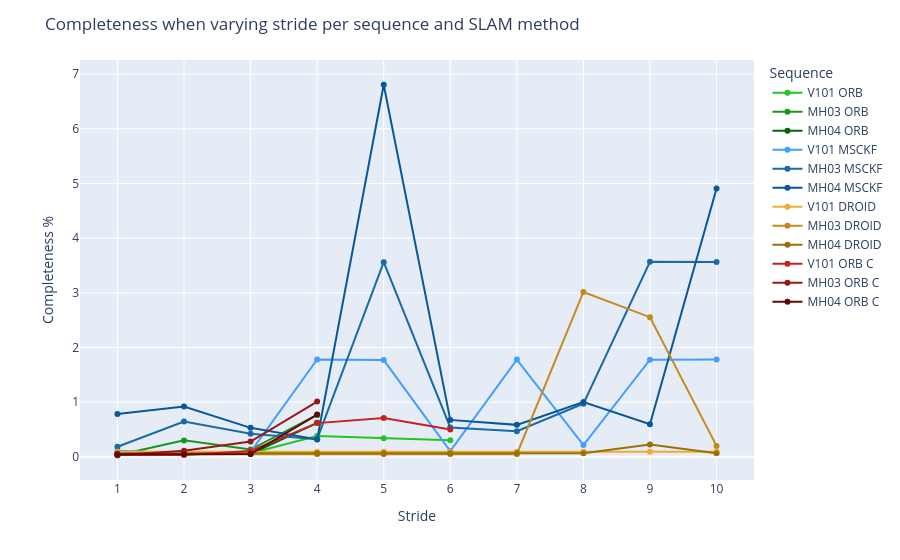

This figure's notebook cell:
### Code cell
orb_slam3_stride = np.loadtxt('Outputs/ORB_stride.txt', delimiter=',', dtype=str)
orb_slam3_stride_corr = np.loadtxt('Outputs/ORB_stride_corrected.txt', delimiter=',', dtype=str)
stereo_msckf_stride = np.loadtxt('Outputs/MSCKF_stride.txt', delimiter=',', dtype=str)
droid_stride = np.loadtxt('Outputs/DROID_stride.txt', delimiter=',', dtype=str)

df = pd.DataFrame()
targets = {" ORB": orb_slam3_stride, " DROID": droid_stride, " MSCKF": stereo_msckf_stride }

for i in range(0, 150, 15):
  for key, value in targets.items():
    start = int(2 * i / 5 if key == " MSCKF" else i)
    stop = int(start + 6 if key == " MSCKF" else start + 15)
    #print(f"Processing {key} from index {start} to {stop}")
    df_temp = pd.DataFrame(value[start:stop, :], columns=["Date", "Sequence", "Raw ATE", "Scale", "RMS ATE", "Compared", "fps", "duration"])
    df_temp["Sequence"] = df_temp["Sequence"].apply(lambda x: x.split("_")[0] + key)
    stride = (i // 15) + 1
    df_temp["Stride"] = stride
    df_temp["Compared"] = df_temp["Compared"].astype(float)
    df_temp["Complete"] = df_temp["Compared"] * 10 if key == " DROID" else 100 * df_temp["Compared"] / (10 / stride)
    
    df_temp["fps"] = df_temp["fps"].astype(float)
    df_temp["fps"] = df_temp["fps"] * (float(stride) if key != " DROID" else 1.0)
    
    #print(10 / stride)

    df = pd.concat([df, df_temp], ignore_index=True)

df["RMS ATE"] = df["RMS ATE"].astype(float)



agg = (
    df.groupby(["Sequence", "Stride"])
    .agg(completeness_mean=("Complete", "mean"), mean=("RMS ATE", "mean"))
    .reset_index()
)

"""
agg = (
    df.groupby(["Sequence", "Stride"])["RMS ATE"]
    .agg(
        median="median",
        q1=lambda x: x.quantile(0.25),
        q3=lambda x: x.quantile(0.75)
    )
    .reset_index()
)

agg["err_plus"] = agg["q3"] - agg["median"]
agg["err_minus"] = agg["median"] - agg["q1"]

"""
agg.loc[agg["completeness_mean"] <= 80, "mean"] = np.nan

fig = px.line(
    agg,
    x="Stride",
    y="mean",
    color="Sequence",
    markers=True,
    color_discrete_map={
  "V101 ORB": "#21c626", 
  "MH03 ORB": "#18971C",
  "MH04 ORB": "#07630A",
  "V101 MSCKF": "#429eff",
  "MH03 MSCKF": "#176BA6",
  "MH04 MSCKF": "#09579B",
  "V101 DROID": "#f0ac2f",
  "MH03 DROID": "#C38B1D",
  "MH04 DROID": "#987107",
  "V101 ORB C": "#c62121", 
  "MH03 ORB C": "#971818",
  "MH04 ORB C": "#630707",
}
)

fig.update_layout(
    yaxis_title="Completeness %",
    title="Completeness when varying stride per sequence and SLAM method"
)
fig.update_xaxes(dtick=1)
# Sort the legend order to be correct
cat_order = ["V101 ORB", "MH03 ORB", "MH04 ORB", "V101 MSCKF", "MH03 MSCKF", "MH04 MSCKF", "V101 DROID", "MH03 DROID", "MH04 DROID", "V101 ORB C", "MH03 ORB C", "MH04 ORB C"]
fig.data = tuple(sorted(fig.data, key=lambda t: int(cat_order.index(t.name))))

fig.show()

### Figure 1 — Plotly figure (JSON) as saved in the notebook; plotly's stock layout.template omitted (floating-point values rounded to 4 significant figures)
{"data": [{"hovertemplate": "Sequence=V101 ORB<br>Stride=%{x}<br>mean=%{y}<extra></extra>", "legendgroup": "V101 ORB", "line": {"color": "#21c626", "dash": "solid"}, "marker": {"symbol": "circle"}, "mode": "lines+markers", "name": "V101 ORB", "orientation": "v", "showlegend": true, "type": "scatter", "x": [1, 2, 3, 4, 5, 6, 7, 8, 9, 10], "xaxis": "x", "y": [0.03353, 0.05159, 0.06685, 0.38, 0.3408, 0.3022, null, null, null, null], "yaxis": "y"}, {"hovertemplate": "Sequence=MH03 ORB<br>Stride=%{x}<br>mean=%{y}<extra></extra>", "legendgroup": "MH03 ORB", "line": {"color": "#18971C", "dash": "solid"}, "marker": {"symbol": "circle"}, "mode": "lines+markers", "name": "MH03 ORB", "orientation": "v", "showlegend": true, "type": "scatter", "x": [1, 2, 3, 4, 5, 6, 7, 8, 9, 10], "xaxis": "x", "y": [0.02868, 0.3007, 0.1333, 0.7658, null, null, null, null, null, null], "yaxis": "y"}, {"hovertemplate": "Sequence=MH04 ORB<br>Stride=%{x}<br>mean=%{y}<extra></extra>", "legendgroup": "MH04 ORB", "line": {"color": "#07630A", "dash": "solid"}, "marker": {"symbol": "circle"}, "mode": "lines+markers", "name": "MH04 ORB", "orientation": "v", "showlegend": true, "type": "scatter", "x": [1, 2, 3, 4, 5, 6, 7, 8, 9, 10], "xaxis": "x", "y": [0.04523, 0.04784, 0.05232, 0.6224, null, null, null, null, null, null], "yaxis": "y"}, {"hovertemplate": "Sequence=V101 MSCKF<br>Stride=%{x}<br>mean=%{y}<extra></extra>", "legendgroup": "V101 MSCKF", "line": {"color": "#429eff", "dash": "solid"}, "marker": {"symbol": "circle"}, "mode": "lines+markers", "name": "V101 MSCKF", "orientation": "v", "showlegend": true, "type": "scatter", "x": [1, 2, 3, 4, 5, 6, 7, 8, 9, 10], "xaxis": "x", "y": [0.1125, 0.0659, 0.08703, 1.78, 1.769, 0.1044, 1.778, 0.2161, 1.776, 1.78], "yaxis": "y"}, {"hovertemplate": "Sequence=MH03 MSCKF<br>Stride=%{x}<br>mean=%{y}<extra></extra>", "legendgroup": "MH03 MSCKF", "line": {"color": "#176BA6", "dash": "solid"}, "marker": {"symbol": "circle"}, "mode": "lines+markers", "name": "MH03 MSCKF", "orientation": "v", "showlegend": true, "type": "scatter", "x": [1, 2, 3, 4, 5, 6, 7, 8, 9, 10], "xaxis": "x", "y": [0.1839, 0.6441, 0.4203, 0.3218, 3.56, 0.5367, 0.469, 0.9705, 3.568, 3.564], "yaxis": "y"}, {"hovertemplate": "Sequence=MH04 MSCKF<br>Stride=%{x}<br>mean=%{y}<extra></extra>", "legendgroup": "MH04 MSCKF", "line": {"color": "#09579B", "dash": "solid"}, "marker": {"symbol": "circle"}, "mode": "lines+markers", "name": "MH04 MSCKF", "orientation": "v", "showlegend": true, "type": "scatter", "x": [1, 2, 3, 4, 5, 6, 7, 8, 9, 10], "xaxis": "x", "y": [0.7814, 0.9206, 0.5296, 0.319, 6.805, 0.6746, 0.5843, 1.003, 0.5964, 4.906], "yaxis": "y"}, {"hovertemplate": "Sequence=V101 DROID<br>Stride=%{x}<br>mean=%{y}<extra></extra>", "legendgroup": "V101 DROID", "line": {"color": "#f0ac2f", "dash": "solid"}, "marker": {"symbol": "circle"}, "mode": "lines+markers", "name": "V101 DROID", "orientation": "v", "showlegend": true, "type": "scatter", "x": [1, 2, 3, 4, 5, 6, 7, 8, 9, 10], "xaxis": "x", "y": [0.09121, 0.09141, 0.0909, 0.09124, 0.09126, 0.09113, 0.09131, 0.09119, 0.09122, 0.09074], "yaxis": "y"}, {"hovertemplate": "Sequence=MH03 DROID<br>Stride=%{x}<br>mean=%{y}<extra></extra>", "legendgroup": "MH03 DROID", "line": {"color": "#C38B1D", "dash": "solid"}, "marker": {"symbol": "circle"}, "mode": "lines+markers", "name": "MH03 DROID", "orientation": "v", "showlegend": true, "type": "scatter", "x": [1, 2, 3, 4, 5, 6, 7, 8, 9, 10], "xaxis": "x", "y": [0.0487, 0.04872, 0.04938, 0.04922, 0.04886, 0.04825, 0.04785, 3.015, 2.554, 0.1997], "yaxis": "y"}, {"hovertemplate": "Sequence=MH04 DROID<br>Stride=%{x}<br>mean=%{y}<extra></extra>", "legendgroup": "MH04 DROID", "line": {"color": "#987107", "dash": "solid"}, "marker": {"symbol": "circle"}, "mode": "lines+markers", "name": "MH04 DROID", "orientation": "v", "showlegend": true, "type": "scatter", "x": [1, 2, 3, 4, 5, 6, 7, 8, 9, 10], "xaxis": "x", "y": [0.06575, 0.06251, 0.05916, 0.06444, 0.06547, 0.06718, 0.06431, 0.06535, 0.2262, 0.06617], "yaxis": "y"}, {"hovertemplate": "Sequence=V101 ORB C<br>Stride=%{x}<br>mean=%{y}<extra></extra>", "legendgroup": "V101 ORB C", "line": {"color": "#c62121", "dash": "solid"}, "marker": {"symbol": "circle"}, "mode": "lines+markers", "name": "V101 ORB C", "orientation": "v", "showlegend": true, "type": "scatter", "x": [1, 2, 3, 4, 5, 6, 7, 8, 9, 10], "xaxis": "x", "y": [0.03353, 0.03444, 0.1076, 0.6163, 0.7117, 0.4998, null, null, null, null], "yaxis": "y"}, {"hovertemplate": "Sequence=MH03 ORB C<br>Stride=%{x}<br>mean=%{y}<extra></extra>", "legendgroup": "MH03 ORB C", "line": {"color": "#971818", "dash": "solid"}, "marker": {"symbol": "circle"}, "mode": "lines+markers", "name": "MH03 ORB C", "orientation": "v", "showlegend": true, "type": "scatter", "x": [1, 2, 3, 4, 5, 6, 7, 8, 9, 10], "xaxis": "x", "y": [0.02868, 0.1095, 0.2804, 1.01, null, null, null, null, null, null], "yaxis": "y"}, {"hovertemplate": "Sequence=MH04 ORB C<br>Stride=%{x}<br>mean=%{y}<extra></extra>", "legendgroup": "MH04 ORB C", "line": {"color": "#630707", "dash": "solid"}, "marker": {"symbol": "circle"}, "mode": "lines+markers", "name": "MH04 ORB C", "orientation": "v", "showlegend": true, "type": "scatter", "x": [1, 2, 3, 4, 5, 6, 7, 8, 9, 10], "xaxis": "x", "y": [0.04523, 0.04653, 0.0513, 0.7721, null, null, null, null, null, null], "yaxis": "y"}], "layout": {"legend": {"title": {"text": "Sequence"}, "tracegroupgap": 0}, "margin": {"t": 60}, "title": {"text": "Completeness when varying stride per sequence and SLAM method"}, "xaxis": {"anchor": "y", "domain": [0, 1], "dtick": 1, "title": {"text": "Stride"}}, "yaxis": {"anchor": "x", "domain": [0, 1], "title": {"text": "Completeness %"}}}}
